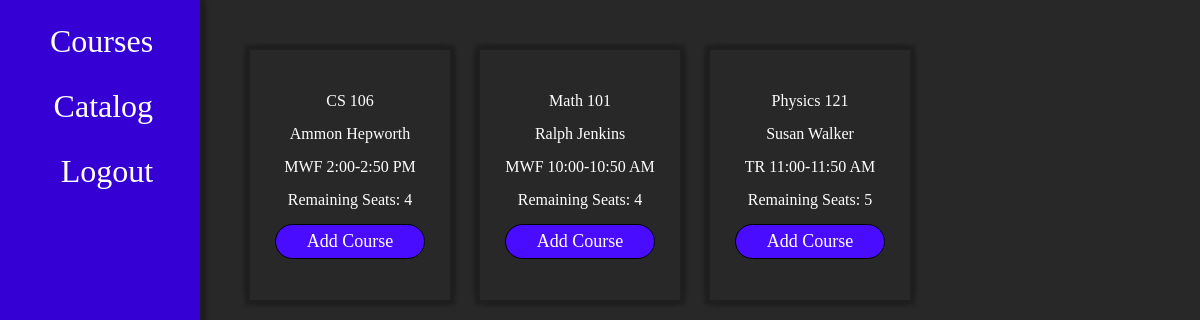
The app's page /catalog (signed in) with its own data.
### server.py (models this page shows, shortened)
class Course(db.Model):
    __tablename__ = 'courses'
    id = db.Column(db.Integer, primary_key=True, unique=True)
    name = db.Column(db.String(100), nullable=False)
    time = db.Column(db.String(50), nullable=False)
    capacity = db.Column(db.Integer, nullable=False, default=10)
    teachers = db.relationship("User", secondary="teacher_course_association", backref="courses_taught", lazy=True)
    students = db.relationship("User", secondary="course_enrollment", backref="courses_enrolled", lazy=True)
    grades = db.relationship("Grade", backref="course", lazy=True, overlaps="course,grades", cascade='all, delete-orphan')

class User(db.Model, UserMixin):
    __tablename__= "users"
    id = db.Column(db.Integer, primary_key=True, unique=True)
    username = db.Column(db.String(100), unique=True, nullable=False)
    password = db.Column(db.String(100), nullable=False)
    role = db.Column(db.String(20), default="Student")

### server.py (the view)
@app.route("/catalog")
@login_required
def catalog():
    courses = Course.query.all()
    enrolled = current_user.courses_enrolled
    if current_user.role == "Teacher":
        enrolled = current_user.courses_taught
    return render_template("catalog.html", courses=courses, enrolled=enrolled)

### server.py (called while the page is built)
@login_manager.user_loader
def load_user(user_id):
    return User.query.get(int(user_id))

### templates/catalog.html (shortened to what this page needs)
<html lang="en">
  <head>
    <link
      rel="stylesheet"
      href="{{ url_for('static', filename='index.css') }}"
    />
    <link
      rel="stylesheet"
      href="{{ url_for('static', filename='home.css') }}"
    />
  </head>
  <body>
    {%extends "nav.html"%} {% block nav %}
    <div class="content">
       {% for course in courses %} {% if not course in enrolled and
      course.capacity != 0 %}
      <form class="card" action="/enroll" method="post">
        <div>{{course.name}}</div>
        <div>
          {%for teacher in course.teachers%} {{teacher.username}} {%endfor%}
        </div>
        <div>{{course.time}}</div>
        <div>Remaining Seats: {{course.capacity}}</div>
        <input class="add-course submission" type="submit" value="Add Course" />
      </form>
      {% endif %} {% endfor %}
    </div>
    {% endblock %}

### static/index.css (style rules this page uses)
body { background-color: #282828; color: white; display: grid; grid-template-columns: 200px auto; margin: 0px; padding: 0px; }
html { width: 100%; }

### static/home.css (style rules this page uses)
.content { margin: 50px; display: grid; grid-template-columns: repeat(auto-fill, 200px); grid-auto-rows: 250px; gap: 30px; }
.card { display: flex; width: 100%; height: 100%; gap: 15px; flex-direction: column; justify-content: center; align-items: center; box-shadow: -5px 5px 3px #1f1f1f, 5px 5px 3px #1f1f1f, -5px -5px 3px #1f1f1f, 5px -5px 3px #1f1f1f; }
.add-course { width: 150px; height: 35px; font-size: 18px; font-family: "Times New Roman", Times, serif; }
.add-course.submission { width: 150px; color: white; border-radius: 20px; background-color: #490cff; border: 1px ridge black; }

### records on screen
Course: name "CS 106", time "MWF 2:00-2:50 PM", capacity "4"
User: username "Ammon Hepworth"
Course: name "Math 101", time "MWF 10:00-10:50 AM", capacity "4"
User: username "Ralph Jenkins"
Course: name "Physics 121", time "TR 11:00-11:50 AM", capacity "5"
User: username "Susan Walker"
